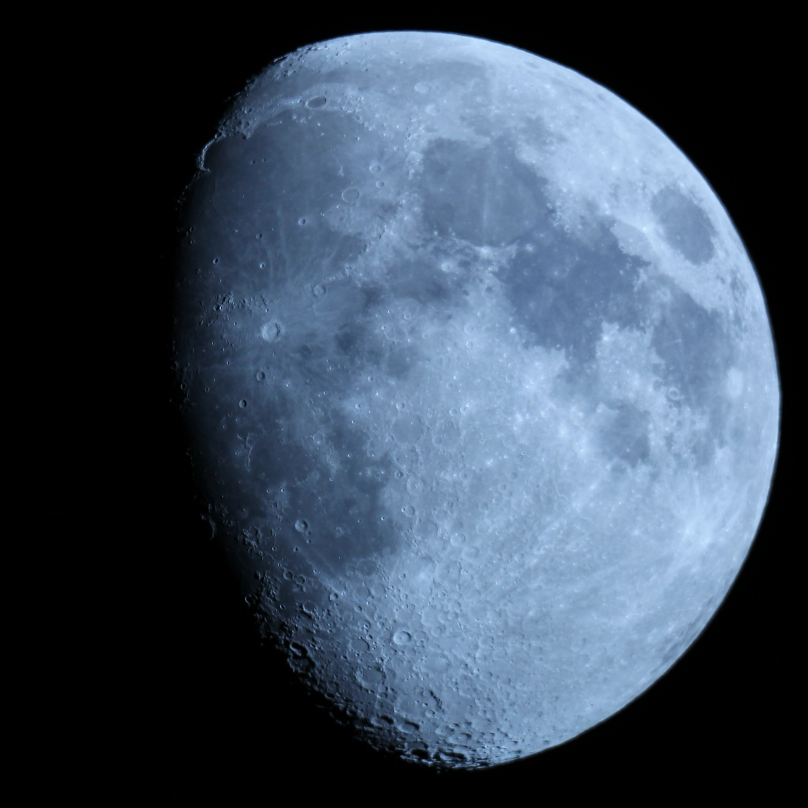
#> input picture images/Lune_Audierne.jpg, 2424 x 2424 px (shown at 1/3 size)
$ python main.py
#> lines starting #> are read from the running program, lines starting #| are printed output that depends on the picture
#> (reads crateres.csv from the repository)
#> in main, moon_original is the input picture: shape (2424, 2424, 3); mean R, G, B 58.6, 73, 89.8
#| Tailles de l'image :  (2424, 2424)
### detection_crateres.py
"""
Lance une interface graphique pour le repérage des cratères par l'utilisateur
"""

from ellipse import regression_elliptique3, regression_elliptique2
from detection_disque import detection_disque

import numpy as np
from skimage import io
from skimage.color import rgb2hsv, gray2rgb
from skimage import feature, measure, draw
from skimage import exposure
import matplotlib.pyplot as plt

from random import shuffle
from time import time
import re


def detection_crateres(moon_original):
    """
    Lance l'interface graphique
    Entrée : image de Lune (MxNx1)
    Sortie :
        - Liste des codes UAI des cratères identifiés
        - Liste des informations utiles sur les cratères (centre_y, centre_x, b, a, inclinaison) (pxl)
        - Centre du disque lunaire en y (pxl)
        - Centre du disque lunaire en x (pxl)
        - Rayon du disque lunaire (pxl)
    """
    # moon de taille [MxNx1]
    # renvoie une liste de cratères avec leur centre en pixel + centre-rayon du disque

    moon = moon_original.copy()
    moon_light = rgb2hsv(moon)[:, :, 2]
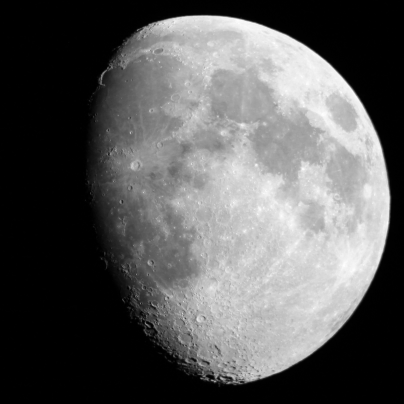
#> moon_light: shape (2424, 2424) float64 (shown at 1/6 size); min 0, max 1, mean 0.352
    moon_light = exposure.rescale_intensity(moon_light, in_range=(0.4, 1))
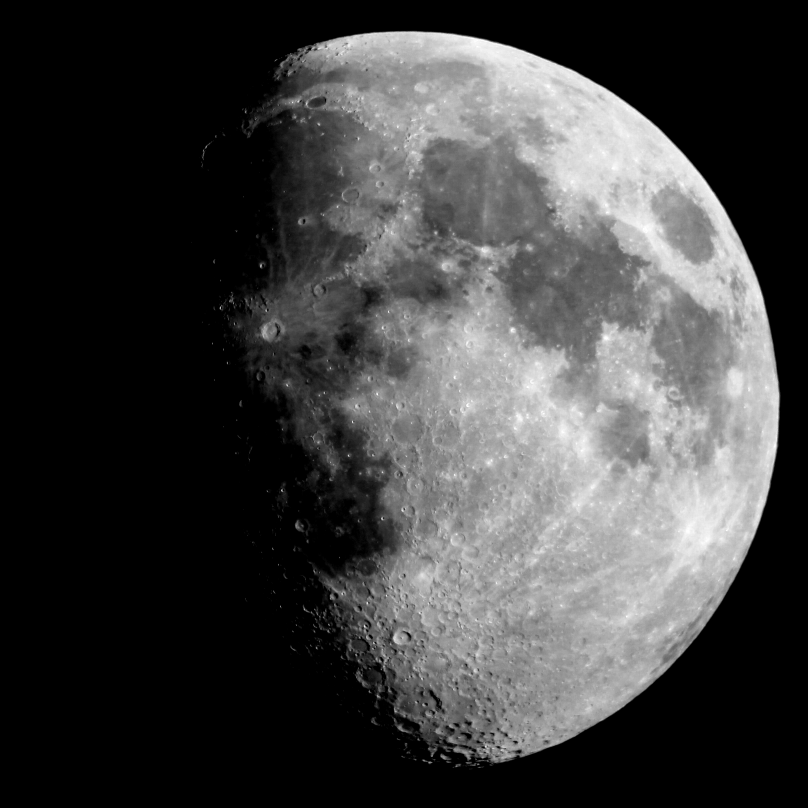
#> moon_light: shape (2424, 2424) float64 (shown at 1/3 size); min 0, max 1, mean 0.251

    # On trouve d'abord le disque lunaire
    print("--- Détection du disque lunaire ---")
    t0 = time()
    xc, yc, R = detection_disque(moon_light)
    resolution = 1730 / R  # en km/px
    print("Centre du disque, rayon (pxl) : ", xc, yc, R)
    # print("Détection disque : ", time()-t0)
    t0 = time()

    part_surface = 0.9

    mask_r, mask_c = draw.disk(
        (np.around(yc).astype(int), np.around(xc).astype(int)), R*part_surface, shape=moon.shape
    )  # le masque est un peu plus petit que le disque (0.8*R)
    mask = np.zeros_like(moon_light, dtype="bool")
    mask[mask_r, mask_c] = True
    # print("Création d'un masque : ", time()-t0)

    # On estime la proportion des contours des cratères par rapport à la surface totale de la Lune
    ratio = (
        72 * part_surface * part_surface
    )  # estimation de : longueur périmètres cratères (km) / diamètre Lune (km)
    perimetre_tot = ratio * (R * 2)  # estimation perimetre tot de cratère
    surface = np.pi * R * R
    frac = perimetre_tot / surface
    frac_cible = frac * 0.3
    # print("Fraction de pixels à considérer : ", frac_cible)

    # Détecte des contours (on pourra modifier les parametres)
    print("--- Détection des contours ---")
    t0 = time()
    edges = feature.canny(
        moon_light,
        sigma=R / 1000,
        low_threshold=1 - frac_cible,
        high_threshold=1 - frac_cible / 4,
        use_quantiles=True,
        mask=mask,
    )
    print("Application du filtre de canny (s) : ", time() - t0)
    plt.show()

    # Décompose les contours par composantes connexes
    # labels est une liste de contours qui sont séparés, num est le nombre de contours différents qu'on a détecté
    t0 = time()
    labels, num = measure.label(edges, return_num=True, connectivity=2)
    # print("Décomposition en composantes connexes : ", time()-t0)

    S0 = 0
    S1, i = 0, 0
    S2, j = 0, 0

    keys = []
    crat_infos = []
    liste_crateres = list(range(1, num))

    # Début de la détection semi-automatique des cratères
    print(
        "--- Début de la détection semi-automatique des cratères ---\nMode 1 : les cratères sont affichés un par un. (long)\nMode 2 : les cratères sont affichés en même temps\n Mode 2 conseillé"
    )
    mode = None
    while mode != "1" and mode != "2":
        mode = input("Mode ? (1/2) ")
        if mode == "1":
            shuffle(liste_crateres)
        elif mode == "2":
            pass
        else:
            print("rep must be 1 or 2")
    moon3 = moon_original.copy()
    num_crat = 1
    for l in liste_crateres:
        # print('----------')
        print(l, "/", num)
        t0 = time()
        y, x = np.nonzero(labels == l)
        S0 += time() - t0
        t0 = time()
        res, b, theta = regression_elliptique3(x, y, xc, yc, R)
        if res is not None:
            c_x, c_y, a = res.x[:3]
            # res = regression_elliptique2(x,y)
            # c_x, c_y, a, b, theta = [res.x[i] for i in range(5)]
            ecart_type = np.sqrt(res.cost / len(x))

            S1 += time() - t0
            i += 1
            if (
                ecart_type * resolution < 1 and a * resolution < 20
            ):  # l'écart type est de moins de 100 km
                print("Cratère détecté, diamètre du cratère : ", a * resolution)
                t0 = time()
                if mode == "1":
                    ax = plt.subplot()
                    moon3 = moon_original.copy()
                    ax.text(int(c_x), int(c_y), "Ici")
                else:
                    plt.text(int(c_x), int(c_y), num_crat)
                    num_crat += 1
                ell_y, ell_x = draw.ellipse_perimeter(
                    int(c_y),
                    int(c_x),
                    int(b),
                    int(a),
                    orientation=theta,
                    shape=moon.shape,
                )
                moon3[ell_y, ell_x] = [0, 255, 0]
                if 0 <= int(c_y) < moon3.shape[0] and 0 <= int(c_x) < moon3.shape[1]:
                    moon3[int(c_y), int(c_x)] = [0, 255, 0]

                if mode == "1":
                    io.imshow(moon3)
                    plt.show()

                S2 += time() - t0
                j += 1

                if mode == "1":
                    rep = input(
                        "Voulez-vous garder ce cratère (o/n ou q pour quitter) ? "
                    )
                    if rep == "o":
                        pattern = re.compile("[A-Z]{2,2}[0-9]{4,4}[A-Z][0-9]{5,5}[A-Z]")
                        res = None
                        while res is None:
                            code = input("code L.U.N du cratère ? ").upper().strip()
                            res = pattern.search(code)
                        code = res[0]
                        print(code)
                        keys.append(code)
                        crat_infos.append((c_y, c_x, b, a, theta))
                        print("Cratère ajouté !")
                    elif rep == "q":
                        break
                else:
                    crat_infos.append((c_y, c_x, b, a, theta))

    if mode == "2":
        rep = None
        crat_infos2 = []
        while rep != "Q":
            io.imshow(moon3)
            num_crat = 1
            for crat in crat_infos:
                c_y, c_x, _, _, _ = crat
                plt.text(int(c_x), int(c_y), num_crat)
                num_crat += 1
            plt.show()
            rep = (
                input(
                    "Entrez le numéro du cratère suivi de son code LUN (numéro,code) ou q pour terminer\n"
                )
                .upper()
                .split(",")
            )
            pattern_code = re.compile("[A-Z]{2,2}[0-9]{4,4}[A-Z][0-9]{5,5}[A-Z]")
            pattern_num = re.compile("[0-9]*")
            if len(rep) > 1:
                num = pattern_num.search(rep[0])
                code = pattern_code.search(rep[1])
                if num is None or code is None:
                    print("Pattern not found")
                else:
                    num = num[0]
                    code = code[0]
                    num = int(num) - 1
                    if num >= 0 and num < len(crat_infos):
                        keys.append(code)
                        crat_infos2.append(crat_infos[num])
                        print(
                            "Cratère ajouté ! ", len(keys), " cratère(s) enregistré(s)."
                        )
                    else:
                        print("Numéro incorrect")
            elif rep[0] != "Q":
                print("Pas compris, réessayez")
            elif rep[0] == "Q":
                rep = rep[0]
        crat_infos = list(crat_infos2)

    print("Terminé !\n")

    crat_infos = np.array(crat_infos)
    return keys, crat_infos, yc, xc, R

### detection_disque.py
"""
Détection des contours et régression circulaire
voir : https://fr.wikipedia.org/wiki/R%C3%A9gression_circulaire#M%C3%A9thode_des_moindres_carr%C3%A9s_totaux
"""

from cercle import regression_circulaire

import numpy as np
from skimage import feature, draw, io
from skimage.color import rgb2hsv
from skimage import draw, measure
from scipy.optimize import least_squares
import matplotlib.pyplot as plt
from skimage.exposure import histogram


def detection_disque(moon):
    """
    Détection du contour de la Lune
    Entrée : image de Lune (MxNx1)
    Sorties :
        - xc, yc : cordonnées du centre du disque en pixel
        - r : rayon du disque en pixels
    """

    # On détecte le contour de la Lune avec un filtre de Canny
    # edges est une image binaire, 1 signifie qu'il y a un contour, 0 qu'il n'y a rien
    D_approx = min(moon.shape)
    target = (
        np.pi * D_approx / (D_approx ** 2)
    )  # estimation de la part du périmètre dans l'image
#> (the rest of the program and of its run is left out)
